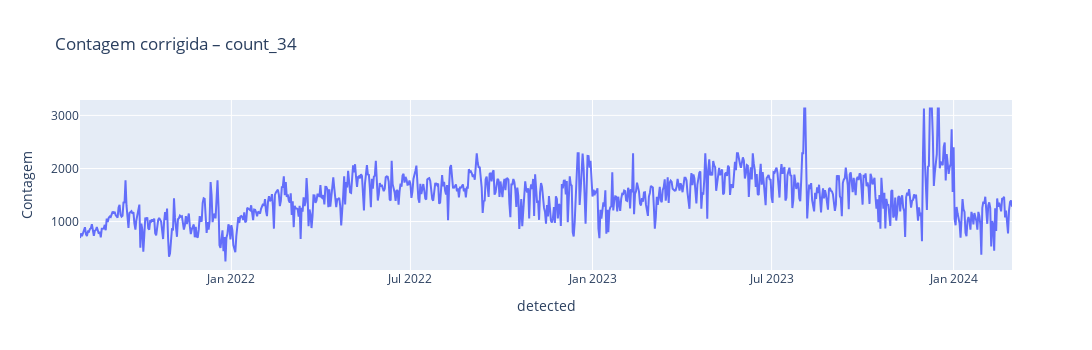
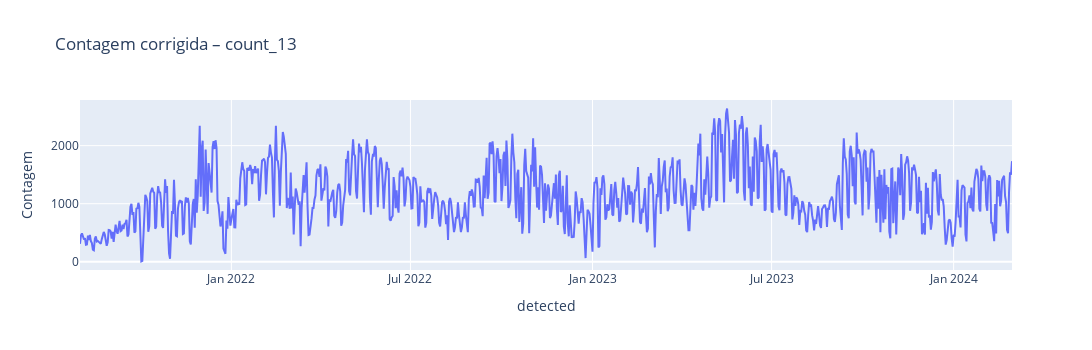
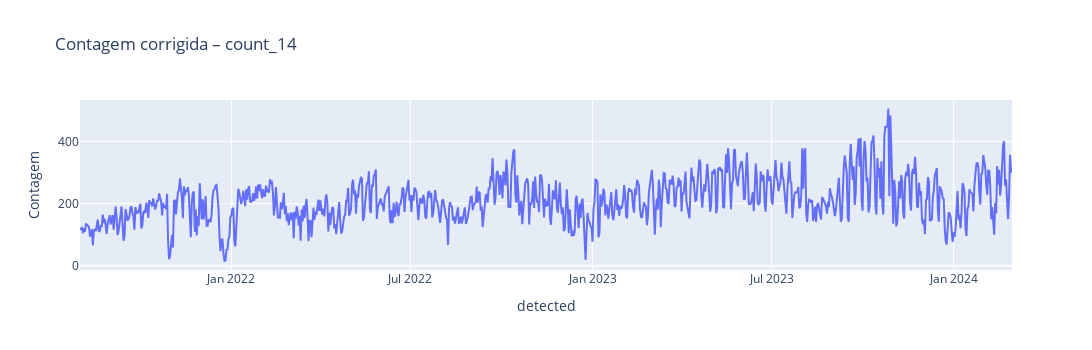

Notebook code for these charts, in order:
### Code cell
# Selecionar os três primeiros contadores (podes trocar os nomes)
contadores_para_mostrar = ['count_34', 'count_13', 'count_14']

for contador in contadores_para_mostrar:
    fig = px.line(
        df_corrigido_total,
        y=contador,
        title=f"Contagem corrigida – {contador}",
        labels={"index": "Data", contador: "Contagem"},
    )
    fig.update_layout(width=1900, height=350)
    fig.show()

### Figure 1 — Plotly figure (JSON) as saved in the notebook; plotly's stock layout.template omitted (floating-point values rounded to 4 significant figures; data arrays with more than 128 entries replaced by an {"elided": "..."} marker saying what was removed)
{"data": [{"hovertemplate": "detected=%{x}<br>Contagem=%{y}<extra></extra>", "legendgroup": "", "line": {"color": "#636efa", "dash": "solid"}, "marker": {"symbol": "circle"}, "mode": "lines", "name": "", "orientation": "v", "showlegend": false, "type": "scatter", "x": {"elided": "943 str values"}, "xaxis": "x", "y": {"elided": "943 float values"}, "yaxis": "y"}], "layout": {"height": 350, "legend": {"tracegroupgap": 0}, "title": {"text": "Contagem corrigida – count_34"}, "width": 1900, "xaxis": {"anchor": "y", "domain": [0, 1], "title": {"text": "detected"}}, "yaxis": {"anchor": "x", "domain": [0, 1], "title": {"text": "Contagem"}}}}

### Figure 2 — Plotly figure (JSON) as saved in the notebook; plotly's stock layout.template omitted (floating-point values rounded to 4 significant figures; data arrays with more than 128 entries replaced by an {"elided": "..."} marker saying what was removed)
{"data": [{"hovertemplate": "detected=%{x}<br>Contagem=%{y}<extra></extra>", "legendgroup": "", "line": {"color": "#636efa", "dash": "solid"}, "marker": {"symbol": "circle"}, "mode": "lines", "name": "", "orientation": "v", "showlegend": false, "type": "scatter", "x": {"elided": "943 str values"}, "xaxis": "x", "y": {"elided": "943 float values"}, "yaxis": "y"}], "layout": {"height": 350, "legend": {"tracegroupgap": 0}, "title": {"text": "Contagem corrigida – count_13"}, "width": 1900, "xaxis": {"anchor": "y", "domain": [0, 1], "title": {"text": "detected"}}, "yaxis": {"anchor": "x", "domain": [0, 1], "title": {"text": "Contagem"}}}}

### Figure 3 — Plotly figure (JSON) as saved in the notebook; plotly's stock layout.template omitted (floating-point values rounded to 4 significant figures; data arrays with more than 128 entries replaced by an {"elided": "..."} marker saying what was removed)
{"data": [{"hovertemplate": "detected=%{x}<br>Contagem=%{y}<extra></extra>", "legendgroup": "", "line": {"color": "#636efa", "dash": "solid"}, "marker": {"symbol": "circle"}, "mode": "lines", "name": "", "orientation": "v", "showlegend": false, "type": "scatter", "x": {"elided": "943 str values"}, "xaxis": "x", "y": {"elided": "943 float values"}, "yaxis": "y"}], "layout": {"height": 350, "legend": {"tracegroupgap": 0}, "title": {"text": "Contagem corrigida – count_14"}, "width": 1900, "xaxis": {"anchor": "y", "domain": [0, 1], "title": {"text": "detected"}}, "yaxis": {"anchor": "x", "domain": [0, 1], "title": {"text": "Contagem"}}}}
